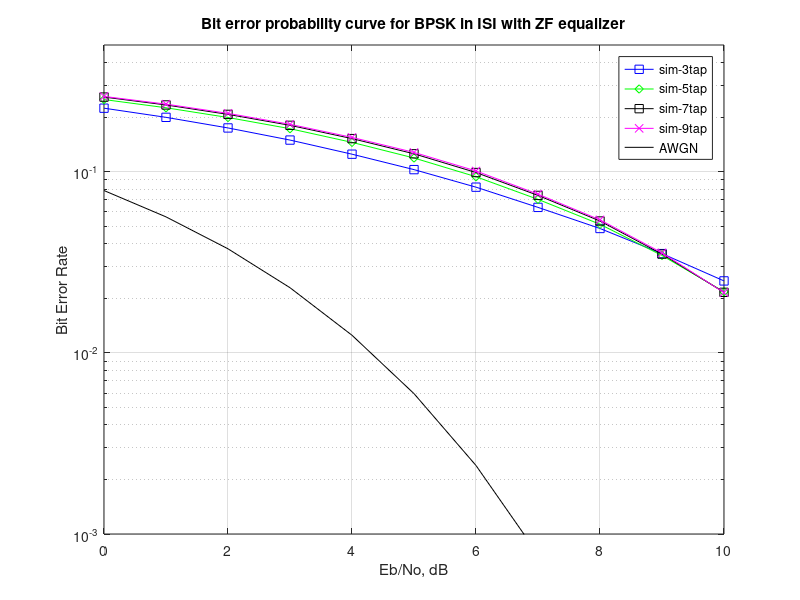

The MATLAB script that drew this image:
clear; clc;
N = 10^6;              % Number of bits
SNR = [0:10];           % Eb/N0 values
K = 4;                  % Number of tap settings

for i = 1:length(SNR)
   Bit_Stream = rand(1,N)>0.5;           % Generating random binary sequence 
   BPSK_Symbols = 2*Bit_Stream-1;        % Mapping to BPSK symbols  0 -> -1 and 1 -> 1
   
   % Defining multipath channel impulse response
   h = [0.3 0.9 0.4]; 
   
   %Generating received signal by convolving
   Received_Signal = conv(BPSK_Symbols,h);  
   
   % Adding White Gaussian noise
   Noise = 1/sqrt(2)*[randn(1,N+length(h)-1) + 1i*randn(1,N+length(h)-1)];
   Signal_With_Noise = Received_Signal + 10^(-SNR(i)/20)*Noise;                % Noise addition

   for k = 1:K
     L  = length(h);
     Toeplitz_Matrix = toeplitz([h([2:end]) zeros(1,2*k+1-L+1)], [ h([2:-1:1]) zeros(1,2*k+1-L+1) ]);
     d  = zeros(1,2*k+1);
     d(k+1) = 1;
     Coeff  = [inv(Toeplitz_Matrix)*d.'].';

     % Matched filter
     yFilt = conv(Signal_With_Noise,Coeff);
     yFilt = yFilt(k+2:end); 
     yFilt = conv(yFilt,ones(1,1));          % Performing convolution
     ySamp = yFilt(1:1:N);                   % Sampling
   
     % receiver - hard decision decoding
     E_Bits = real(ySamp)>0;

     % Counting number of bit errors
     Num_Errors(k,i) = size(find([Bit_Stream- E_Bits]),2);
     
   end
end
length(Bit_Stream)
disp(Num_Errors);

simBer = Num_Errors/N; % simulated ber
theoryBer = 0.5*erfc(sqrt(10.^(SNR/10))); % theoretical ber

% plotting
close all
figure
semilogy(SNR,simBer(1,:),'bs-')
hold on
semilogy(SNR,simBer(2,:),'gd-')
semilogy(SNR,simBer(3,:),'ks-')
semilogy(SNR,simBer(4,:),'mx-')
semilogy(SNR, theoryBer, 'k-')
axis([0 10 10^-3 0.5])
grid on
legend('sim-3tap', 'sim-5tap','sim-7tap','sim-9tap','AWGN');
xlabel('Eb/No, dB');
ylabel('Bit Error Rate');
title('Bit error probability curve for BPSK in ISI with ZF equalizer');

